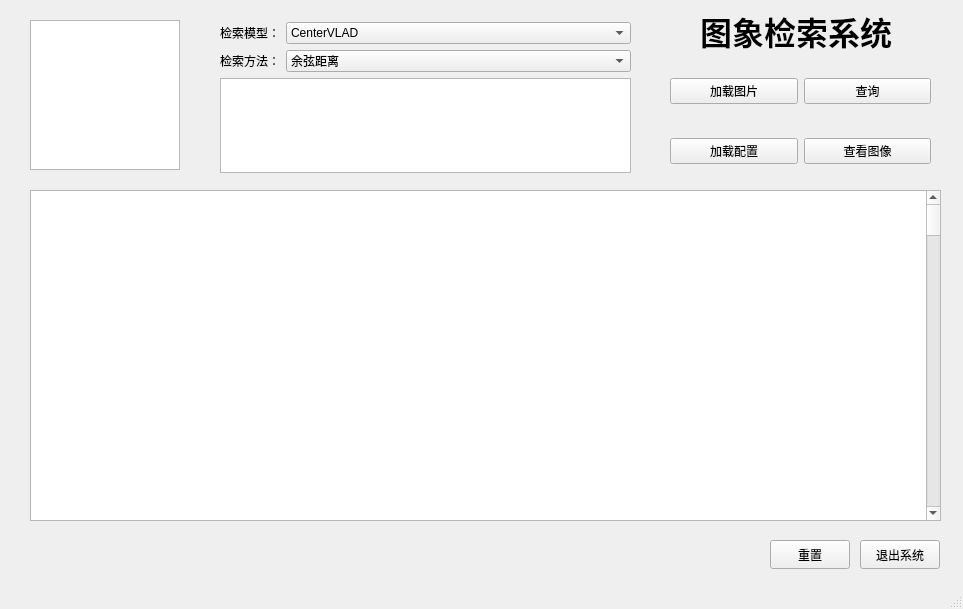
<?xml version="1.0" encoding="UTF-8"?>
<ui version="4.0">
 <class>MainWindow</class>
 <widget class="QMainWindow" name="MainWindow">
  <property name="geometry">
   <rect>
    <x>0</x>
    <y>0</y>
    <width>963</width>
    <height>609</height>
   </rect>
  </property>
  <property name="windowTitle">
   <string>MainWindow</string>
  </property>
  <widget class="QWidget" name="centralwidget">
   <widget class="QGraphicsView" name="graphicsView">
    <property name="geometry">
     <rect>
      <x>30</x>
      <y>20</y>
      <width>150</width>
      <height>150</height>
     </rect>
    </property>
    <property name="verticalScrollBarPolicy">
     <enum>Qt::ScrollBarAlwaysOff</enum>
    </property>
    <property name="horizontalScrollBarPolicy">
     <enum>Qt::ScrollBarAlwaysOff</enum>
    </property>
   </widget>
   <widget class="QTableWidget" name="tableWidget">
    <property name="geometry">
     <rect>
      <x>30</x>
      <y>190</y>
      <width>911</width>
      <height>331</height>
     </rect>
    </property>
    <property name="horizontalScrollBarPolicy">
     <enum>Qt::ScrollBarAlwaysOff</enum>
    </property>
    <property name="iconSize">
     <size>
      <width>150</width>
      <height>150</height>
     </size>
    </property>
    <property name="showGrid">
     <bool>false</bool>
    </property>
    <property name="rowCount">
     <number>100</number>
    </property>
    <property name="columnCount">
     <number>6</number>
    </property>
    <attribute name="horizontalHeaderVisible">
     <bool>false</bool>
    </attribute>
    <attribute name="horizontalHeaderHighlightSections">
     <bool>true</bool>
    </attribute>
    <attribute name="verticalHeaderVisible">
     <bool>false</bool>
    </attribute>
    <row/>
    <row/>
    <row/>
    <row/>
    <row/>
    <row/>
    <row/>
    <row/>
    <row/>
    <row/>
    <row/>
    <row/>
    <row/>
    <row/>
    <row/>
    <row/>
    <row/>
    <row/>
    <row/>
    <row/>
    <row/>
    <row/>
    <row/>
    <row/>
    <row/>
    <row/>
    <row/>
    <row/>
    <row/>
    <row/>
    <row/>
    <row/>
    <row/>
    <row/>
    <row/>
    <row/>
    <row/>
    <row/>
    <row/>
    <row/>
    <row/>
    <row/>
    <row/>
    <row/>
    <row/>
    <row/>
    <row/>
    <row/>
    <row/>
    <row/>
    <row/>
    <row/>
    <row/>
    <row/>
    <row/>
    <row/>
    <row/>
    <row/>
    <row/>
    <row/>
    <row/>
    <row/>
    <row/>
    <row/>
    <row/>
    <row/>
    <row/>
    <row/>
    <row/>
    <row/>
    <row/>
    <row/>
    <row/>
    <row/>
    <row/>
    <row/>
    <row/>
    <row/>
    <row/>
    <row/>
    <row/>
    <row/>
    <row/>
    <row/>
    <row/>
    <row/>
    <row/>
    <row/>
    <row/>
    <row/>
    <row/>
    <row/>
    <row/>
    <row/>
    <row/>
    <row/>
    <row/>
    <row/>
    <row/>
    <row/>
    <column/>
    <column/>
    <column/>
    <column/>
    <column/>
    <column/>
   </widget>
   <widget class="QWidget" name="gridLayoutWidget">
    <property name="geometry">
     <rect>
      <x>670</x>
      <y>50</y>
      <width>261</width>
      <height>144</height>
     </rect>
    </property>
    <layout class="QGridLayout" name="gridLayout">
     <item row="0" column="1">
      <widget class="QPushButton" name="pushButton">
       <property name="text">
        <string>加载图片</string>
       </property>
      </widget>
     </item>
     <item row="0" column="2">
      <widget class="QPushButton" name="pushButton_2">
       <property name="text">
        <string>查询</string>
       </property>
      </widget>
     </item>
     <item row="1" column="1">
      <widget class="QPushButton" name="pushButton_3">
       <property name="text">
        <string>加载配置</string>
       </property>
      </widget>
     </item>
     <item row="1" column="2">
      <widget class="QPushButton" name="pushButton_4">
       <property name="text">
        <string>查看图像</string>
       </property>
      </widget>
     </item>
    </layout>
   </widget>
   <widget class="QWidget" name="verticalLayoutWidget">
    <property name="geometry">
     <rect>
      <x>220</x>
      <y>22</y>
      <width>411</width>
      <height>151</height>
     </rect>
    </property>
    <layout class="QVBoxLayout" name="verticalLayout">
     <item>
      <layout class="QFormLayout" name="formLayout">
       <property name="fieldGrowthPolicy">
        <enum>QFormLayout::AllNonFixedFieldsGrow</enum>
       </property>
       <item row="1" column="0">
        <widget class="QLabel" name="label_2">
         <property name="text">
          <string>检索模型：</string>
         </property>
        </widget>
       </item>
       <item row="1" column="1">
        <widget class="QComboBox" name="comboBox">
         <property name="minimumSize">
          <size>
           <width>42</width>
           <height>0</height>
          </size>
         </property>
         <item>
          <property name="text">
           <string>CenterVLAD</string>
          </property>
         </item>
         <item>
          <property name="text">
           <string>Attention56</string>
          </property>
         </item>
        </widget>
       </item>
       <item row="2" column="0">
        <widget class="QLabel" name="label_4">
         <property name="text">
          <string>检索方法：</string>
         </property>
        </widget>
       </item>
       <item row="2" column="1">
        <widget class="QComboBox" name="comboBox_3">
         <item>
          <property name="text">
           <string>余弦距离</string>
          </property>
         </item>
         <item>
          <property name="text">
           <string>欧斯距离</string>
          </property>
         </item>
         <item>
          <property name="text">
           <string>曼哈顿距离</string>
          </property>
         </item>
         <item>
          <property name="text">
           <string>豪斯多夫距离</string>
          </property>
         </item>
        </widget>
       </item>
       <item row="3" column="0" colspan="2">
        <widget class="QTextBrowser" name="textBrowser">
         <property name="html">
          <string>&lt;!DOCTYPE HTML PUBLIC &quot;-//W3C//DTD HTML 4.0//EN&quot; &quot;http://www.w3.org/TR/REC-html40/strict.dtd&quot;&gt;
&lt;html&gt;&lt;head&gt;&lt;meta name=&quot;qrichtext&quot; content=&quot;1&quot; /&gt;&lt;style type=&quot;text/css&quot;&gt;
p, li { white-space: pre-wrap; }
&lt;/style&gt;&lt;/head&gt;&lt;body style=&quot; font-family:'SimSun'; font-size:9pt; font-weight:400; font-style:normal;&quot;&gt;
&lt;p style=&quot;-qt-paragraph-type:empty; margin-top:12px; margin-bottom:12px; margin-left:0px; margin-right:0px; -qt-block-indent:0; text-indent:0px; font-family:'Sans Serif';&quot;&gt;&lt;br /&gt;&lt;/p&gt;&lt;/body&gt;&lt;/html&gt;</string>
         </property>
        </widget>
       </item>
      </layout>
     </item>
    </layout>
   </widget>
   <widget class="QLabel" name="label">
    <property name="geometry">
     <rect>
      <x>700</x>
      <y>10</y>
      <width>201</width>
      <height>41</height>
     </rect>
    </property>
    <property name="font">
     <font>
      <pointsize>24</pointsize>
      <weight>75</weight>
      <bold>true</bold>
     </font>
    </property>
    <property name="text">
     <string>图象检索系统</string>
    </property>
   </widget>
   <widget class="QPushButton" name="pushButton_5">
    <property name="geometry">
     <rect>
      <x>860</x>
      <y>540</y>
      <width>80</width>
      <height>29</height>
     </rect>
    </property>
    <property name="text">
     <string>退出系统</string>
    </property>
   </widget>
   <widget class="QPushButton" name="pushButton_6">
    <property name="geometry">
     <rect>
      <x>770</x>
      <y>540</y>
      <width>80</width>
      <height>29</height>
     </rect>
    </property>
    <property name="text">
     <string>重置</string>
    </property>
   </widget>
   <zorder>graphicsView</zorder>
   <zorder>gridLayoutWidget</zorder>
   <zorder>verticalLayoutWidget</zorder>
   <zorder>label</zorder>
   <zorder>pushButton_5</zorder>
   <zorder>pushButton_6</zorder>
   <zorder>tableWidget</zorder>
  </widget>
  <widget class="QStatusBar" name="statusbar"/>
 </widget>
 <resources/>
 <connections/>
</ui>
